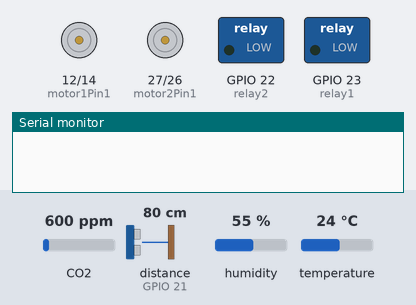
A sketch run on a simulated ESP32. Parts: motor-driver pin pairs drawn as motors (green arrow = first pin HIGH = forward, orange = second pin HIGH = backward, longer = more drive, scaled by the enable pin), switched loads named in the sketch (green lamp = pin HIGH), the last lines printed to the serial monitor. Wiring (inferred from the names in the program): ultrasonic range finder: trigger GPIO 19; echo GPIO 21. Inputs (shaded band) come from the test bench; at power-on: CO2 600 ppm, distance to the obstacle (sensor on GPIO 21) 80 cm, humidity 55 %, temperature 24 °C. The echo pulse lasts 58.3 µs per cm; WiFi joins after 1.5 s; servers stay silent unless stated; network time is answered at once with the bench clock; the local clock reads 2024-03-15 10:24:30 at power-on unless the sketch sets it; pins used as bus, display or sensor lines are not drawn.

Above: at 0.1 s.
At 32.3 s:
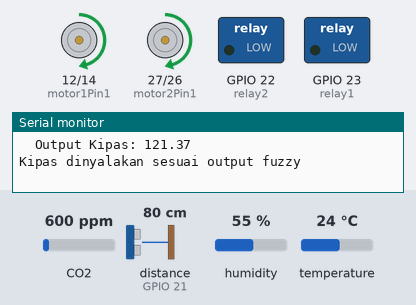
Timing chart, 0 to 33.8 s (numbered marks = the images above):
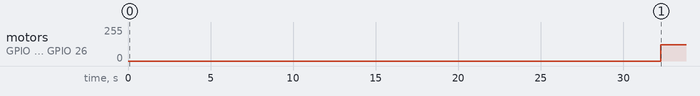

Measured:
- by itself, motor on GPIO 12 (motor1Pin1) / GPIO 14 (motor1Pin2), motor on GPIO 27 (motor2Pin1) / GPIO 26 (motor2Pin2): stopped → forward 121/255 at 32.3 s

The sketch:

sketch_may2a.ino
```cpp
#include <NTPClient.h>
#include <MQ135.h>
#include <WiFi.h>
#include <ESPmDNS.h>
#include <Update.h>
#include <DHT.h>
#include <Firebase_ESP_Client.h>
#include "addons/TokenHelper.h"
#include "addons/RTDBHelper.h"
#include <Fuzzy.h>
#include <time.h>

unsigned int dataCount = 0;
WiFiUDP ntpUDP;
NTPClient timeClient(ntpUDP, "pool.ntp.org", 8 * 3600, 60000); // Offset waktu untuk GMT+8 dan refresh setiap menit


//sensor
//dht
#define DHTPIN 5
#define DHTTYPE DHT22
DHT dht (DHTPIN, DHTTYPE);
//co2
const int pin = 34;
MQ135 gasSensor = MQ135(pin);
//ultrasonic
#define triggerPin 19
#define echoPin 21
#define PI 3.14
long duration;
int jarak;
const int TinggiTandon = 35; // sblmnya 40 cm
const int DiameterTandon = 30;
const int vInlet = 5; // cm3
const int vOutlet = 5; // cm3
const int vSelang = 104; //cm3
const int vPompa = 70; // cm3, 70cm klo asumsi full dan 35 cm kalau asumsi sebagian
const int PermukaanPompa = 25; // luas permukaan pompa (cm) 25cm atau 40


//aktuator
float output1, output2;

#define relay2 22
#define relay1 23
int enable1Pin = 13;
int motor1Pin1 = 12;
int motor1Pin2 = 14;
int motor2Pin1 = 27;
int motor2Pin2 = 26;
int enable2Pin = 25;
const int freq = 30000;
const int pwmChannel1 = 0;
const int pwmChannel2 = 1;
const int resolution = 8;

//firebase
String uid;
#define API_KEY "AIzaSyDUTQU5KmJ6VjUsGfbqE3T6cdbToy_FJ58"
#define DATABASE_URL "https://coba-a2200-default-rtdb.asia-southeast1.firebasedatabase.app/"
#define FIREBASE_AUTH "coba-a2200.firebaseapp.com"
#define EMAIL "trijel02@gmail.com";
#define PASSWORD "Wikwikwik22";
FirebaseData fbdo;
FirebaseAuth auth;
FirebaseConfig config;

//wifi
bool signupOK = false;
const char* host = "esp32";
const char* ssid = "Tri";
const char* password = "Tirexpad22";


  //kontrol aktuator
  unsigned long previousMillis = 0; // kipas
  const long interval = 5000; // interval kipas
  bool fanRunning = false;
  bool fanStopped = false;

 bool pumpRunning = false;
bool pumpStopped = false;
unsigned long mistStartTime = 0;
unsigned long mistDuration = 0;
unsigned long mistDelayStartTime = 0;
const unsigned long delayAfterMistOff = 10000; // 10 detik untuk mistmaker
unsigned long pumpStartTime = 0;
unsigned long pumpDuration = 0;
unsigned long pumpDelayStartTime = 0;
const unsigned long delayAfterPumpOff = 1200000; // 20 menit untuk pompa

  unsigned long sendDataPrevMillis = 0; // firebase
  const long sendDataIntervalMillis = 30000; // firebase

// fuzzy
Fuzzy *fuzzy = new Fuzzy();

FuzzySet *cool = new FuzzySet (0, 0, 20, 22);
FuzzySet *tempnormal = new FuzzySet (20, 23, 28, 30);
FuzzySet *hot = new FuzzySet (29, 30, 40, 40);

// Fuzzy Input keanggotaan kelembaban
FuzzySet *low = new FuzzySet (40, 40, 78, 80);
FuzzySet *humnormal = new FuzzySet (79, 81, 90, 93);
FuzzySet *high = new FuzzySet (91, 95, 100, 100);
// Fuzzy Input keanggotaan co2
FuzzySet *co2safe = new FuzzySet (100, 150, 1000, 1050);
FuzzySet *co2danger = new FuzzySet (1025, 1050, 1200, 1200);
// Fuzzy Output keanggotaan nozzle
FuzzySet *mati = new FuzzySet (0, 0, 15, 20);
FuzzySet *singkat = new FuzzySet(15, 22.5, 22.5, 30);
FuzzySet *lama = new FuzzySet(28, 32, 40, 40);

// Fuzzy Output keanggotaan kipas
FuzzySet *off = new FuzzySet (0, 0, 90, 100);
FuzzySet *normal = new FuzzySet(95, 105, 135, 150);
FuzzySet *fast = new FuzzySet(145, 150, 255, 255);

void setup() {
  // put your setup code here, to run once:
  Serial.begin(115200);
  configTime(8 * 3600, 0, "pool.ntp.org", "time-nist.gov");
  timeClient.begin();
  //sensor
  pinMode(triggerPin, OUTPUT);
  pinMode(echoPin, INPUT);

  dht.begin();
  //aktuator
  pinMode(relay1, OUTPUT);
  pinMode(relay2, OUTPUT);
  pinMode(motor1Pin1, OUTPUT);
  pinMode(motor1Pin2, OUTPUT);
  pinMode(enable1Pin, OUTPUT);
  pinMode(motor2Pin1, OUTPUT);
  pinMode(motor2Pin2, OUTPUT);
  pinMode(enable2Pin, OUTPUT);

  // configure PWM channels
  ledcSetup(pwmChannel1, freq, resolution);
  ledcAttachPin(enable1Pin, pwmChannel1);
  ledcSetup(pwmChannel2, freq, resolution);
  ledcAttachPin(enable2Pin, pwmChannel2);
  //fuzzy
  fRule();
  fSet();
  //others
  wificonnect();
  connectFirebase();
   Serial.println("Firebase connection status: " + String(Firebase.ready() ? "Connected" : "Disconnected"));

  configTime(8 * 3600, 0, "pool.ntp.org", "time.nist.gov");

//    String sensorPath = "Sensor/" + uid;
// if (Firebase.RTDB.deleteNode(&fbdo, sensorPath)) {
//     Serial.println("Seluruh data di path 'Sensor' berhasil dihapus.");
// } else {
//     Serial.printf("Gagal menghapus data di path 'Sensor': %s\n", fbdo.errorReason().c_str());
// }

//    String actuatorPath = "Aktuator/" + uid;
// if (Firebase.RTDB.deleteNode(&fbdo, actuatorPath)) {
//     Serial.println("Seluruh data di path 'Aktuator' berhasil dihapus.");
// } else {
//     Serial.printf("Gagal menghapus data di path 'Aktuator': %s\n", fbdo.errorReason().c_str());
// }

}

void loop() {
  checkAndRefreshToken();

  time_t now;
  struct tm timeinfo;
  if (!getLocalTime(&timeinfo)) {
    Serial.println("Failed to obtain time");
    return;
  }

  char timestamp[20];
  strftime(timestamp, sizeof(timestamp), "%Y-%m-%d_%H-%M-%S", &timeinfo);  // Ganti format tanpa ":"

  if (Firebase.ready() && signupOK && (millis() - sendDataPrevMillis > sendDataIntervalMillis || sendDataPrevMillis == 0)) {
    sendDataPrevMillis = millis();

    int input1 = dht.readTemperature();
    int input2 = dht.readHumidity();
    int input3 = gasSensor.getPPM();

    // Membaca jarak ultrasonic dan menghitung kapasitas air
    digitalWrite(triggerPin, LOW);
    delayMicroseconds(2);
    digitalWrite(triggerPin, HIGH);
    delayMicroseconds(10);
    digitalWrite(triggerPin, LOW);
    duration = pulseIn(echoPin, HIGH);
    int input4 = duration * 0.034 / 2;

    int tinggiAir = TinggiTandon - input4;
    int JariJariTandon = DiameterTandon / 2;
    int vAir = PI * JariJariTandon * JariJariTandon * tinggiAir;
    int vBersih = vAir + vPompa + vSelang + vInlet + vOutlet - PermukaanPompa;

    // Membuat path sensor dan aktuator
    String sensorPath = "Sensor/" + uid + "/" + String(timestamp);
    String actuatorPath = "Aktuator/" + uid + "/" + String(timestamp);

    Serial.print("Sending data to: ");
    Serial.println(sensorPath);

    // Mengirim data suhu dengan satuan
    String suhu = String(input1) + " °C";
    if (Firebase.RTDB.setString(&fbdo, sensorPath + "/Suhu", suhu)) {
      Serial.print("- Suhu: "); Serial.println(suhu);
      fuzzy->setInput(1, input1);
    } else {
      Serial.printf("Failed to push suhu: %s\n", fbdo.errorReason().c_str());
    }

    // Mengirim kelembaban dengan satuan
    String kelembaban = String(input2) + " % RH";
    if (Firebase.RTDB.setString(&fbdo, sensorPath + "/Kelembaban", kelembaban)) {
      Serial.print("- Kelembaban: "); Serial.println(kelembaban);
      fuzzy->setInput(2, input2);
    } else {
      Serial.printf("Failed to push kelembaban: %s\n", fbdo.errorReason().c_str());
    }

    // Mengirim CO2 dengan satuan
    String CO2 = String(input3) + " ppm";
    if (Firebase.RTDB.setString(&fbdo, sensorPath + "/Karbondioksida", CO2)) {
      Serial.print("- Karbondioksida: "); Serial.println(CO2);
      fuzzy->setInput(3, input3);
    } else {
      Serial.printf("Failed to push CO2: %s\n", fbdo.errorReason().c_str());
    }

    // Mengirim kapasitas air tandon dengan satuan
    String KapasitasAir = String(vBersih) + " ml";
    if (Firebase.RTDB.setString(&fbdo, sensorPath + "/Kapasitas_Air_Tandon", KapasitasAir)) {
      Serial.print("- Kapasitas Air Tandon: "); Serial.println(KapasitasAir);
    } else {
      Serial.printf("Failed to push Kapasitas Air Tandon: %s\n", fbdo.errorReason().c_str());
    }

    // Fuzzifikasi input
    fuzzy->fuzzify();

    Serial.print("Sending data to: ");
    Serial.println(actuatorPath);

    output1 = fuzzy->defuzzify(1);
    output2 = fuzzy->defuzzify(2);

    // Mengirim output kipas dan pompa
    if (Firebase.RTDB.setFloat(&fbdo, actuatorPath + "/kipas", output1)) {
      Serial.print("\tOutput Kipas: "); Serial.println(output1);
      kontrolKipas();
    } else {
      Serial.printf("Failed to push kipas: %s\n", fbdo.errorReason().c_str());
    }

    if (Firebase.RTDB.setFloat(&fbdo, actuatorPath + "/pompa", output2)) {
      Serial.print("\tOutput Pompa: "); Serial.println(output2);
      kontrolPompa();
    } else {
      Serial.printf("Failed to push pompa: %s\n", fbdo.errorReason().c_str());
    }
    dataCount++;
  }
}


void checkAndRefreshToken() {
  if (Firebase.isTokenExpired()) {
    Serial.println("Token expired, refreshing token...");
    Firebase.refreshToken(&config);
    if (Firebase.ready()) {
      Serial.println("Token refreshed successfully.");
    } else {
      Serial.println("Failed to refresh token.");
    }
  }
}


void kontrolKipas() {
  timeClient.update();
  int currentHour = timeClient.getHours();
  // Jika waktu antara 00:00 dan 06:00, kipas harus mati
  if (currentHour >= 21 && currentHour < 6) {
    if (fanRunning) {
      // Matikan kipas
      digitalWrite(motor1Pin1, LOW);
      digitalWrite(motor1Pin2, LOW);
      digitalWrite(motor2Pin1, LOW);
      digitalWrite(motor2Pin2, LOW);
      fanRunning = false;
      Serial.println("Kipas dimatikan ");
    }
    return;
  }
  unsigned long currentMillis = millis();
  unsigned long fanRunTime = 1000 * output1; // Waktu kipas menyala sesuai output dalam milidetik (output * 1000)

  if (fanRunning) { // kondisi tidak berjalan
    // Cek apakah waktu untuk menyalakan kipas sudah tercapai
    if (currentMillis - previousMillis >= fanRunTime) {
      // Matikan kipas setelah waktu sesuai output
      digitalWrite(motor1Pin1, LOW);
      digitalWrite(motor1Pin2, LOW);
      digitalWrite(motor2Pin1, LOW);
      digitalWrite(motor2Pin2, LOW);
      ledcWrite(pwmChannel1, 0); // Matikan PWM kipas
      ledcWrite(pwmChannel2, 0); // Matikan PWM kipas
      fanRunning = false;
      previousMillis = currentMillis;
      Serial.println("Kipas dimatikan");
    }
  }  else {
    // Cek apakah waktu delay 30 detik sudah tercapai
    if (currentMillis - previousMillis >= interval) {
      // Jika output fuzzy menunjukkan kipas harus mati
      if (output1 < 100) {
        // Pastikan kipas tetap mati
        if (fanRunning) {
          digitalWrite(motor1Pin1, LOW);
          digitalWrite(motor1Pin2, LOW);
          digitalWrite(motor2Pin1, LOW);
          digitalWrite(motor2Pin2, LOW);
          ledcWrite(pwmChannel1, 0); // Matikan PWM kipas
          ledcWrite(pwmChannel2, 0); // Matikan PWM kipas
          fanRunning = false;

        }
      } else {
        // Nyalakan kipas sesuai output fuzzy
        ledcWrite(pwmChannel1, output1); // Sesuaikan kecepatan kipas
        ledcWrite(pwmChannel2, output1); // Sesuaikan kecepatan kipas
        digitalWrite(motor1Pin1, HIGH);
        digitalWrite(motor1Pin2, LOW);
        digitalWrite(motor2Pin1, HIGH);
        digitalWrite(motor2Pin2, LOW);

        fanRunning = true;
        Serial.println("Kipas dinyalakan sesuai output fuzzy");
      }
      previousMillis = currentMillis;
    }
  }
}

void kontrolPompa() {
  int currentHourPump = timeClient.getHours();
  unsigned long currentMillis = millis();

  // Tentukan waktu penyiraman
  bool isWithinWateringTime =
    (currentHourPump >= 8 && currentHourPump < 10) ||
    (currentHourPump >= 12 && currentHourPump < 14) ||
    (currentHourPump >= 16 && currentHourPump < 18);

  // Jika di luar waktu penyiraman atau output tidak memenuhi syarat, matikan pompa
  if (!isWithinWateringTime || output2 <= 20) {
    if (pumpRunning) {
      digitalWrite(relay2, LOW);
      pumpRunning = false;
      Serial.println("Pompa dimatikan karena berada di luar waktu penyiraman atau output tidak memenuhi syarat");
    }
    return; // Keluar dari fungsi jika tidak memenuhi kondisi
  }

  // Jika dalam waktu penyiraman dan output memenuhi syarat
  if (!pumpRunning && !pumpStopped) { // Mulai pompa
    digitalWrite(relay2, HIGH);
    pumpRunning = true;
    pumpStartTime = currentMillis;
    pumpDuration = output2 * 1000; // Durasi pompa sesuai output fuzzy
    Serial.println("Pompa menyala");
  }

  // Jika pompa menyala dan durasi sudah tercapai, matikan pompa
  if (pumpRunning && currentMillis - pumpStartTime >= pumpDuration) {
    digitalWrite(relay2, LOW);
    pumpRunning = false;
    pumpStopped = true;
    pumpDelayStartTime = currentMillis;
    Serial.println("Pompa dimatikan, delay 20 menit dimulai");
  }

  // Jika delay 20 menit telah berlalu, reset kondisi pompa untuk dapat berjalan lagi
  if (pumpStopped && currentMillis - pumpDelayStartTime >= delayAfterPumpOff) {
    pumpStopped = false; // Siapkan pompa untuk siklus berikutnya
    Serial.println("Pompa siap beroperasi kembali setelah 20 menit delay");
  }
}


void connectFirebase() {
  // Set API key, database URL and other required configuration
  config.api_key = API_KEY;
  config.database_url = DATABASE_URL;
  auth.user.email = EMAIL;
  auth.user.password = PASSWORD;

  Firebase.reconnectWiFi(true);
  fbdo.setResponseSize(4096);

  config.token_status_callback = tokenStatusCallback;
  config.max_token_generation_retry = 5;

  Firebase.begin(&config, &auth);

  Serial.println("Getting User UID");
  while ((auth.token.uid) == "") {
    Serial.print('.');
    delay(1000);
  }

  uid = auth.token.uid.c_str();
  Serial.print("User UID: ");
  Serial.println(uid); // Print UID
  signupOK = true;
}

void wificonnect() {
  WiFi.begin(ssid, password);
  while (WiFi.status() != WL_CONNECTED) {
    delay(500);
    Serial.print(".");
  }
  Serial.println("WiFi connected");
}
```

FSet.ino
```cpp
void fSet(){
FuzzyInput *temp = new FuzzyInput(1);
temp->addFuzzySet(cool);
temp->addFuzzySet(tempnormal);
temp->addFuzzySet(hot);
fuzzy->addFuzzyInput(temp);

//Fuzzy input kelembaban
FuzzyInput *hum = new FuzzyInput(2);
hum->addFuzzySet(low);
hum->addFuzzySet(humnormal);
hum->addFuzzySet(high);
fuzzy->addFuzzyInput(hum);

// Fuzzy input co2
FuzzyInput *carbon = new FuzzyInput(3);
carbon->addFuzzySet(co2safe);
carbon->addFuzzySet(co2danger);
fuzzy->addFuzzyInput(carbon);

// Fuzzy output kipas
FuzzyOutput *fan = new FuzzyOutput(1);
fan->addFuzzySet(off);
fan->addFuzzySet(normal);
fan->addFuzzySet(fast);
fuzzy->addFuzzyOutput(fan);

//fuzzy output nozzle
FuzzyOutput *pompa = new FuzzyOutput(2);
pompa->addFuzzySet(mati);
pompa->addFuzzySet(singkat);
pompa->addFuzzySet(lama);
fuzzy->addFuzzyOutput(pompa);

}
```

Source omitted: FRule.ino (12814 bytes)
